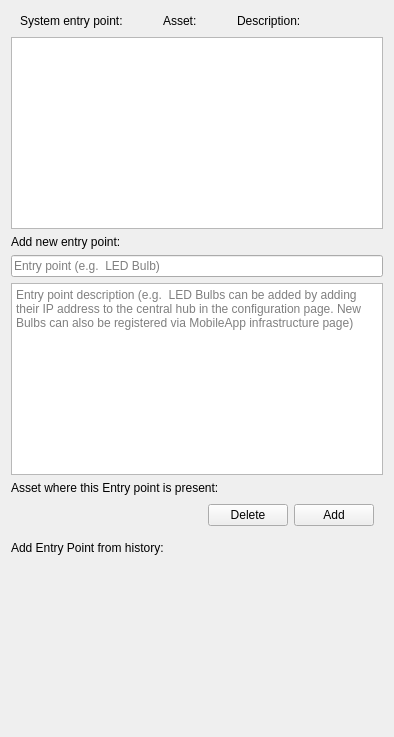
<?xml version="1.0" encoding="UTF-8"?>
<ui version="4.0">
 <class>Form</class>
 <widget class="QWidget" name="Form">
  <property name="geometry">
   <rect>
    <x>0</x>
    <y>0</y>
    <width>394</width>
    <height>737</height>
   </rect>
  </property>
  <property name="windowTitle">
   <string>Form</string>
  </property>
  <layout class="QVBoxLayout" name="verticalLayout">
   <item>
    <widget class="QWidget" name="header_widget" native="true">
     <layout class="QHBoxLayout" name="horizontalLayout_2">
      <property name="spacing">
       <number>0</number>
      </property>
      <property name="leftMargin">
       <number>9</number>
      </property>
      <property name="topMargin">
       <number>0</number>
      </property>
      <property name="rightMargin">
       <number>0</number>
      </property>
      <property name="bottomMargin">
       <number>0</number>
      </property>
      <item>
       <layout class="QHBoxLayout" name="horizontalLayout">
        <property name="spacing">
         <number>0</number>
        </property>
        <item>
         <widget class="QLabel" name="label_2">
          <property name="text">
           <string>System entry point:</string>
          </property>
         </widget>
        </item>
        <item>
         <spacer name="horizontalSpacer">
          <property name="orientation">
           <enum>Qt::Horizontal</enum>
          </property>
          <property name="sizeType">
           <enum>QSizePolicy::Fixed</enum>
          </property>
          <property name="sizeHint" stdset="0">
           <size>
            <width>40</width>
            <height>20</height>
           </size>
          </property>
         </spacer>
        </item>
        <item>
         <widget class="QLabel" name="label_6">
          <property name="text">
           <string>Asset:</string>
          </property>
         </widget>
        </item>
        <item>
         <spacer name="horizontalSpacer_4">
          <property name="orientation">
           <enum>Qt::Horizontal</enum>
          </property>
          <property name="sizeType">
           <enum>QSizePolicy::Fixed</enum>
          </property>
          <property name="sizeHint" stdset="0">
           <size>
            <width>40</width>
            <height>20</height>
           </size>
          </property>
         </spacer>
        </item>
        <item>
         <widget class="QLabel" name="label">
          <property name="text">
           <string>Description:</string>
          </property>
         </widget>
        </item>
        <item>
         <spacer name="horizontalSpacer_6">
          <property name="orientation">
           <enum>Qt::Horizontal</enum>
          </property>
          <property name="sizeHint" stdset="0">
           <size>
            <width>40</width>
            <height>20</height>
           </size>
          </property>
         </spacer>
        </item>
       </layout>
      </item>
     </layout>
    </widget>
   </item>
   <item>
    <widget class="QListWidget" name="display_list_widget">
     <property name="resizeMode">
      <enum>QListView::Adjust</enum>
     </property>
    </widget>
   </item>
   <item>
    <widget class="QWidget" name="widget" native="true">
     <layout class="QVBoxLayout" name="verticalLayout_2">
      <property name="leftMargin">
       <number>0</number>
      </property>
      <property name="topMargin">
       <number>0</number>
      </property>
      <property name="rightMargin">
       <number>0</number>
      </property>
      <property name="bottomMargin">
       <number>0</number>
      </property>
      <item>
       <widget class="QLabel" name="label_4">
        <property name="text">
         <string>Add new entry point:</string>
        </property>
       </widget>
      </item>
      <item>
       <widget class="QLineEdit" name="name_input_box">
        <property name="text">
         <string/>
        </property>
        <property name="placeholderText">
         <string>Entry point (e.g.  LED Bulb)</string>
        </property>
       </widget>
      </item>
      <item>
       <widget class="QTextEdit" name="description_input_box">
        <property name="sizePolicy">
         <sizepolicy hsizetype="Preferred" vsizetype="Expanding">
          <horstretch>0</horstretch>
          <verstretch>0</verstretch>
         </sizepolicy>
        </property>
        <property name="html">
         <string>&lt;!DOCTYPE HTML PUBLIC &quot;-//W3C//DTD HTML 4.0//EN&quot; &quot;http://www.w3.org/TR/REC-html40/strict.dtd&quot;&gt;
&lt;html&gt;&lt;head&gt;&lt;meta name=&quot;qrichtext&quot; content=&quot;1&quot; /&gt;&lt;style type=&quot;text/css&quot;&gt;
p, li { white-space: pre-wrap; }
&lt;/style&gt;&lt;/head&gt;&lt;body style=&quot; font-family:'Ubuntu'; font-size:11pt; font-weight:400; font-style:normal;&quot;&gt;
&lt;p style=&quot;-qt-paragraph-type:empty; margin-top:0px; margin-bottom:0px; margin-left:0px; margin-right:0px; -qt-block-indent:0; text-indent:0px;&quot;&gt;&lt;br /&gt;&lt;/p&gt;&lt;/body&gt;&lt;/html&gt;</string>
        </property>
        <property name="placeholderText">
         <string>Entry point description (e.g.  LED Bulbs can be added by adding their IP address to the central hub in the configuration page. New Bulbs can also be registered via MobileApp infrastructure page)</string>
        </property>
       </widget>
      </item>
      <item>
       <widget class="QWidget" name="widget_6" native="true">
        <layout class="QVBoxLayout" name="verticalLayout_12">
         <property name="spacing">
          <number>0</number>
         </property>
         <property name="leftMargin">
          <number>0</number>
         </property>
         <property name="topMargin">
          <number>0</number>
         </property>
         <property name="rightMargin">
          <number>0</number>
         </property>
         <property name="bottomMargin">
          <number>0</number>
         </property>
         <item>
          <widget class="QLabel" name="label_5">
           <property name="text">
            <string>Asset where this Entry point is present:</string>
           </property>
          </widget>
         </item>
         <item>
          <widget class="QWidget" name="assets_widget" native="true">
           <layout class="QHBoxLayout" name="horizontalLayout_5">
            <property name="leftMargin">
             <number>9</number>
            </property>
            <item>
             <spacer name="horizontalSpacer_3">
              <property name="orientation">
               <enum>Qt::Horizontal</enum>
              </property>
              <property name="sizeHint" stdset="0">
               <size>
                <width>40</width>
                <height>20</height>
               </size>
              </property>
             </spacer>
            </item>
            <item>
             <widget class="QPushButton" name="del_button">
              <property name="sizePolicy">
               <sizepolicy hsizetype="Fixed" vsizetype="Fixed">
                <horstretch>0</horstretch>
                <verstretch>0</verstretch>
               </sizepolicy>
              </property>
              <property name="text">
               <string>Delete</string>
              </property>
              <property name="checkable">
               <bool>false</bool>
              </property>
             </widget>
            </item>
            <item>
             <widget class="QPushButton" name="add_button">
              <property name="sizePolicy">
               <sizepolicy hsizetype="Fixed" vsizetype="Fixed">
                <horstretch>0</horstretch>
                <verstretch>0</verstretch>
               </sizepolicy>
              </property>
              <property name="text">
               <string>Add</string>
              </property>
              <property name="checkable">
               <bool>false</bool>
              </property>
             </widget>
            </item>
           </layout>
          </widget>
         </item>
        </layout>
       </widget>
      </item>
     </layout>
    </widget>
   </item>
   <item>
    <widget class="QLabel" name="label_3">
     <property name="text">
      <string>Add Entry Point from history:</string>
     </property>
    </widget>
   </item>
   <item>
    <widget class="QWidget" name="history_widget" native="true">
     <layout class="QHBoxLayout" name="horizontalLayout_9">
      <property name="topMargin">
       <number>0</number>
      </property>
      <property name="bottomMargin">
       <number>0</number>
      </property>
      <item>
       <spacer name="horizontalSpacer_5">
        <property name="orientation">
         <enum>Qt::Horizontal</enum>
        </property>
        <property name="sizeHint" stdset="0">
         <size>
          <width>40</width>
          <height>20</height>
         </size>
        </property>
       </spacer>
      </item>
     </layout>
    </widget>
   </item>
   <item>
    <spacer name="verticalSpacer">
     <property name="orientation">
      <enum>Qt::Vertical</enum>
     </property>
     <property name="sizeHint" stdset="0">
      <size>
       <width>20</width>
       <height>40</height>
      </size>
     </property>
    </spacer>
   </item>
  </layout>
 </widget>
 <resources/>
 <connections/>
</ui>
